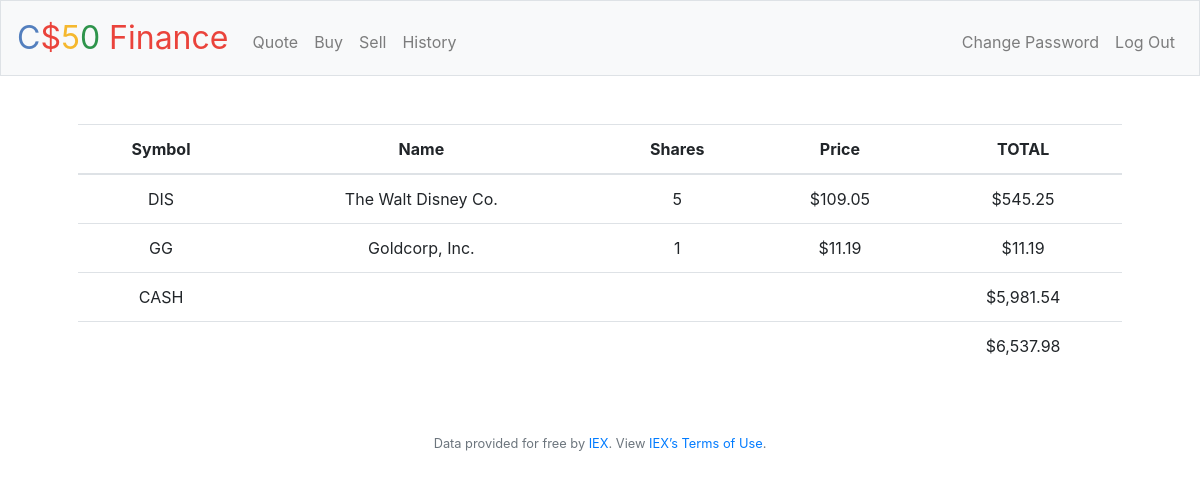
/ (signed in), run on the app's committed database.
### tables this page shows
CREATE TABLE transactions( id INTEGER PRIMARY KEY AUTOINCREMENT NOT NULL, user_id INTEGER NOT NULL, symbol VARCHAR(5) NOT NULL, name VARCHAR(255) NOT NULL, shares INTEGER NOT NULL, price NUMERIC NOT NULL, transacted DEFAULT CURRENT_TIMESTAMP NOT NULL, FOREIGN KEY (user_id) REFERENCES users(id));

CREATE TABLE 'users' ('id' INTEGER PRIMARY KEY AUTOINCREMENT NOT NULL, 'username' TEXT NOT NULL, 'hash' TEXT NOT NULL, 'cash' NUMERIC NOT NULL DEFAULT 10000.00 );

### pset8/finance/application.py (the view)
@app.route("/")
@login_required
def index():
    stocks = db.execute("SELECT symbol, name,  SUM(shares) AS 'shares', SUM(shares * price) / SUM(shares) AS 'price', SUM(shares * price) AS 'total' FROM transactions WHERE user_id = :id GROUP BY symbol",
                        id=session["user_id"])
    cash = db.execute("SELECT cash AS 'cash' FROM users WHERE id =:id",
                      id=session["user_id"])
    total = 0
    for stock in stocks:
        if stock['shares'] != 0:
            total = total + stock['total']
    total = usd(total + cash[0]['cash'])
    return render_template("index.html", stocks=stocks, cash=cash, total=total)

### pset8/finance/application.py (called while the page is built)
@app.after_request
def after_request(response):
    response.headers["Cache-Control"] = "no-cache, no-store, must-revalidate"
    response.headers["Expires"] = 0
    response.headers["Pragma"] = "no-cache"
    return response

### pset8/finance/helpers.py (called while the page is built)
def login_required(f):
    @wraps(f)
    def decorated_function(*args, **kwargs):
        if session.get("user_id") is None:
            return redirect("/login")
        return f(*args, **kwargs)
    return decorated_function

def usd(value):
    return f"${value:,.2f}"

### pset8/finance/templates/index.html (shortened to what this page needs)
{% extends "layout.html" %}
{% block main %}
    <table class="table">
      <thead>
        <tr>
          <th scope="col">Symbol</th>
          <th scope="col">Name</th>
          <th scope="col">Shares</th>
          <th scope="col">Price</th>
          <th scope="col">TOTAL</th>
        </tr>
      </thead>
      <tbody>
        {% for stock in stocks %}
            {% if stock['shares'] > 0 %}
                <tr>
                    <td>{{ stock['symbol'] }}</td>
                    <td>{{ stock['name'] }}</td>
                    <td>{{ stock['shares'] }}</td>
                    <td>{{ stock['price']|usd }}</td>
                    <td>{{ (stock['price'] * stock['shares'])|usd }}</td>
                </tr>
            {% endif %}
        {% endfor %}
        <tr>
            <td>CASH</td>
            <td></td>
            <td></td>
            <td></td>
            <td>{{ cash[0]['cash']|usd }}</td>
        </tr>
      </tbody>
      <tfoot>
        <tr>
            <td></td>
            <td></td>
            <td></td>
            <td></td>
            <td>{{ total }}</td>
        </tr>
      </tfoot>
    </table>
{% endblock %}

### pset8/finance/templates/layout.html (shortened to what this page needs)
<!DOCTYPE html>
<html lang="en">
    <head>
        <link href="https://maxcdn.bootstrapcdn.com/bootstrap/4.1.3/css/bootstrap.min.css" rel="stylesheet">
        <link href="/static/styles.css" rel="stylesheet">
    </head>
    <body>
        <nav class="navbar navbar-expand-md navbar-light bg-light border">
            <a class="navbar-brand" href="/"><span class="blue">C</span><span class="red">$</span><span class="yellow">5</span><span class="green">0</span> <span class="red">Finance</span></a>
            <div class="collapse navbar-collapse" id="navbar">
                {% if session.user_id %}
                    <ul class="navbar-nav mr-auto mt-2">
                        <li class="nav-item"><a class="nav-link" href="/quote">Quote</a></li>
                        <li class="nav-item"><a class="nav-link" href="/buy">Buy</a></li>
                        <li class="nav-item"><a class="nav-link" href="/sell">Sell</a></li>
                        <li class="nav-item"><a class="nav-link" href="/history">History</a></li>
                    </ul>
                    <ul class="navbar-nav ml-auto mt-2">
                        <li class="nav-item"><a class="nav-link" href="/change_password">Change Password</a></li>
                        <li class="nav-item"><a class="nav-link" href="/logout">Log Out</a></li>
                    </ul>
                {% else %}
                    <ul class="navbar-nav ml-auto mt-2">
                        <li class="nav-item"><a class="nav-link" href="/register">Register</a></li>
                        <li class="nav-item"><a class="nav-link" href="/login">Log In</a></li>
                    </ul>
                {% endif %}
            </div>
        </nav>
        <main class="container p-5">
            {% block main %}{% endblock %}
        </main>
        <footer class="small text-center text-muted">
            Data provided for free by <a href="https://iextrading.com/developer">IEX</a>. View <a href="https://iextrading.com/api-exhibit-a/">IEX’s Terms of Use</a>.
        </footer>
    </body>
</html>

### pset8/finance/static/styles.css (style rules this page uses)
nav .navbar-brand { font-size: xx-large; }
nav .navbar-brand .blue { color: #537fbe; }
nav .navbar-brand .red { color: #ea433b; }
nav .navbar-brand .yellow { color: #f5b82e; }
nav .navbar-brand .green { color: #2e944b; }
main { overflow-x: auto; text-align: center; }

### data on the page
transactions: symbol "DIS", name "The Walt Disney Co.", shares "5", price "$109.05", price "$545.25"
transactions: symbol "GG", name "Goldcorp, Inc.", shares "1", price "$11.19", (stock['price']*stock['shares'])|usd "$11.19"
users: cash "$5,981.54"

### other printed values
{{ total }} "$6,537.98"
